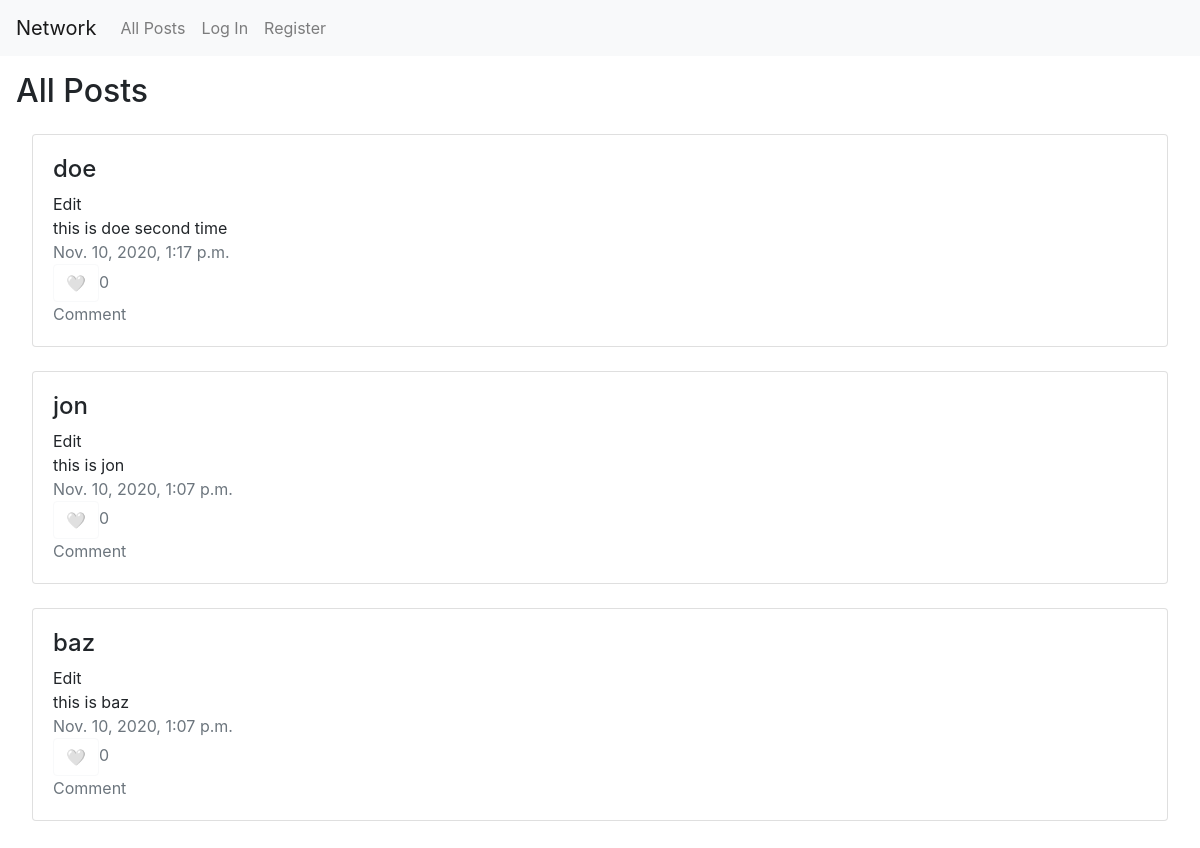
The page / on the database its author committed.
### network/models.py (models this page shows)
class NewPost(models.Model):
    creator = models.CharField(max_length=64)
    text = models.TextField(verbose_name="Description")
    image = models.URLField(blank=True, verbose_name="Image URL", null=True)
    like = models.IntegerField()
    timeStamp = models.DateTimeField(auto_now_add=True,null=True)
    objects = models.Manager()

### network/views.py (the view)
# urls.py: path("", views.index, name="index"),
def index(request):
    form = NewPostForm(request.POST)
    posts = NewPost.objects.all()
    return render(request, "network/index.html", {
        "posts" : posts.order_by("-timeStamp").all(),
        "form": form
    })

### network/templates/network/index.html (shortened to what this page needs)
{% extends "network/layout.html" %}
{% block body %}
    <h2>All Posts</h2>
        <div class="card-column" style="padding: 1em;">
        {% for post in posts %}
            <div class="card">
                <div class="card-body">
                <ul class="list-group list-group-horizontal" style="list-style-type: none;">
                    <li>
                        <a href="{% url 'profile' post.creator %}" style="color:inherit"><h4>{{ post.creator }}</h4></a>
                        Edit<br>
                        {{ post.text }}<br>
                        <a class="text-muted">{{ post.timeStamp }}<br>
                        <button class="btn btn-outline-light" id="like-{{post.id}}">🤍</button>{{ post.like }}<br>
                        Comment</a>
                    </li>
                </ul>
                </div>
            </div>
            <br>
        {% endfor %}
    </div>
{% endblock %}

### rows shown on the page
NewPost: creator "doe", text "this is doe second time", timeStamp "Nov. 10, 2020, 1:17 p.m.", like "0"
NewPost: creator "jon", text "this is jon", timeStamp "Nov. 10, 2020, 1:07 p.m.", like "0"
NewPost: creator "baz", text "this is baz", timeStamp "Nov. 10, 2020, 1:07 p.m.", like "0"
